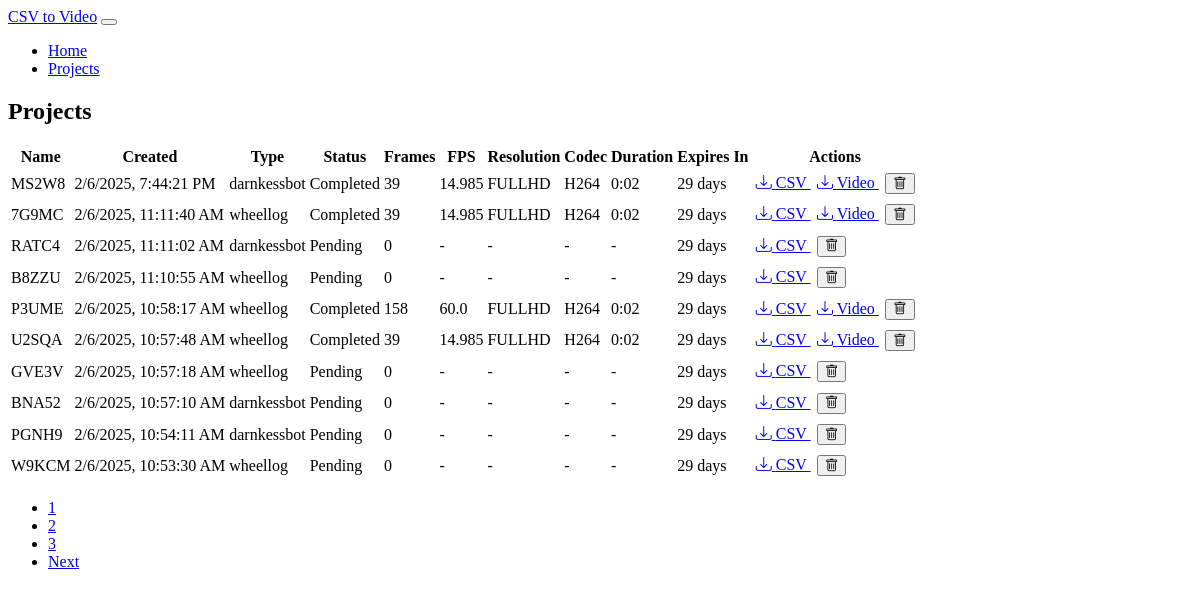
The app's page /projects with its own data.
### models.py (models this page shows, shortened)
class Project(db.Model):
    id = db.Column(db.Integer, primary_key=True)
    name = db.Column(db.String(100), nullable=False)
    csv_file = db.Column(db.String(255), nullable=False)
    csv_type = db.Column(db.String(20), nullable=False)  # 'darnkessbot' or 'wheellog'
    created_at = db.Column(db.DateTime, nullable=False, default=datetime.utcnow)
    expiry_date = db.Column(db.DateTime, nullable=False)
    frame_count = db.Column(db.Integer, default=0)
    fps = db.Column(db.Float, default=29.97)
    video_file = db.Column(db.String(255))
    codec = db.Column(db.String(10))
    resolution = db.Column(db.String(10))  # 'fullhd' or '4k'
    video_duration = db.Column(db.Float)  # Duration in seconds
    status = db.Column(db.String(20), default='pending')  # pending, processing, completed, error
    error_message = db.Column(db.Text)
    folder_number = db.Column(db.Integer)  # New field for storing unique folder number
    def days_until_expiry(self):
        if self.expiry_date:
            delta = self.expiry_date - datetime.utcnow()
            return max(0, delta.days)
        return 0
    def get_duration_str(self):
        if self.video_duration is None:
            return '-'
        minutes = int(self.video_duration // 60)
        seconds = int(self.video_duration % 60)
        return f"{minutes}:{seconds:02d}"

### app.py (the view)
@app.route('/projects')
def list_projects():
    page = request.args.get('page', 1, type=int)
    projects = Project.query.order_by(Project.created_at.desc())\
        .paginate(page=page, per_page=10, error_out=False)
    return render_template('projects.html', projects=projects)

### templates/projects.html (shortened to what this page needs)
{% extends "base.html" %}
{% block content %}
<div class="card">
    <div class="card-header">
        <h2 class="card-title">Projects</h2>
    </div>
    <div class="card-body">
        <div class="table-responsive">
            <table class="table">
                <thead>
                    <tr>
                        <th>Name</th>
                        <th>Created</th>
                        <th>Type</th>
                        <th>Status</th>
                        <th>Frames</th>
                        <th>FPS</th>
                        <th>Resolution</th>
                        <th>Codec</th>
                        <th>Duration</th>
                        <th>Expires In</th>
                        <th>Actions</th>
                    </tr>
                </thead>
                <tbody>
                    {% for project in projects.items %}
                    <tr>
                        <td>{{ project.name }}</td>
                        <td data-timestamp="{{ project.created_at.timestamp() }}">
                        </td>
                        <td>{{ project.csv_type }}</td>
                        <td>
                            <span class="badge text-bg-{{
                                'warning' if project.status == 'processing' else
                                'success' if project.status == 'completed' else
                                'danger' if project.status == 'error' else
                                'secondary'
                            }}"
                            data-project-id="{{ project.id }}"
                            data-project-status="{{ project.status }}"
                            >{{ project.status.capitalize() }}</span>
                        </td>
                        <td>{{ project.frame_count }}</td>
                        <td>{{ project.fps if project.video_file else '-' }}</td>
                        <td>{{ project.resolution|upper if project.resolution else '-' }}</td>
                        <td>{{ project.codec|upper if project.codec else '-' }}</td>
                        <td>{{ project.get_duration_str() }}</td>
                        <td>{{ project.days_until_expiry() }} days</td>
                        <td>
                            <a href="{{ url_for('download_file', project_id=project.id, type='processed_csv') }}"
                               class="btn btn-sm btn-info">
                                <i class="bi bi-download"></i> CSV
                            </a>
                            {% if project.video_file %}
                            <a href="{{ url_for('download_file', project_id=project.id, type='video') }}"
                               class="btn btn-sm btn-success">
                                <i class="bi bi-download"></i> Video
                            </a>
                            {% endif %}
                            <button onclick="deleteProject({{ project.id }})"
                                    class="btn btn-sm btn-danger">
                                <i class="bi bi-trash"></i>
                            </button>
                        </td>
                    </tr>
                    {% endfor %}
                </tbody>
            </table>
        </div>
        {% if projects.pages > 1 %}
        <nav aria-label="Project navigation" class="mt-4">
            <ul class="pagination justify-content-center">
                {% for page_num in range(projects.page - 1, projects.page + 2) %}
                    {% if page_num > 0 and page_num <= projects.pages %}
                    <li class="page-item {% if page_num == projects.page %}active{% endif %}">
                        <a class="page-link" href="{{ url_for('list_projects', page=page_num) }}">{{ page_num }}</a>
                    </li>
                    {% endif %}
                {% endfor %}
                {% if projects.page < projects.pages - 1 %}
                <li class="page-item">
                    <a class="page-link" href="{{ url_for('list_projects', page=projects.pages) }}">{{ projects.pages }}</a>
                </li>
                {% endif %}
                {% if projects.has_next %}
                <li class="page-item">
                    <a class="page-link" href="{{ url_for('list_projects', page=projects.next_num) }}">Next</a>
                </li>
                {% endif %}
            </ul>
        </nav>
        {% endif %}
    </div>
</div>
{% endblock %}

### templates/base.html (shortened to what this page needs)
<!DOCTYPE html>
<html lang="en" data-bs-theme="dark">
<head>
    <link href="https://cdn.replit.com/agent/bootstrap-agent-dark-theme.min.css" rel="stylesheet">
    <link href="https://cdn.jsdelivr.net/npm/bootstrap-icons@1.7.2/font/bootstrap-icons.css" rel="stylesheet">
    <link href="{{ url_for('static', filename='css/custom.css') }}" rel="stylesheet">
</head>
<body>
    <nav class="navbar navbar-expand-lg navbar-dark bg-dark mb-4">
        <div class="container">
            <a class="navbar-brand" href="{{ url_for('index') }}">CSV to Video</a>
            <button class="navbar-toggler" type="button" data-bs-toggle="collapse" data-bs-target="#navbarNav">
            </button>
            <div class="collapse navbar-collapse" id="navbarNav">
                <ul class="navbar-nav">
                    <li class="nav-item">
                        <a class="nav-link" href="{{ url_for('index') }}">Home</a>
                    </li>
                    <li class="nav-item">
                        <a class="nav-link" href="{{ url_for('list_projects') }}">Projects</a>
                    </li>
                </ul>
            </div>
        </div>
    </nav>
    <div class="container">
        {% block content %}{% endblock %}
    </div>
</body>
</html>

### static/css/custom.css (style rules this page uses)
.card { margin-bottom: 2rem; }
.table td, .table th { vertical-align: middle; white-space: nowrap; }
.table td:last-child { min-width: 150px; }
.table-responsive { overflow-x: auto; }
.btn-sm { margin: 0.2rem; }

### records on screen
Project: name "MS2W8", csv_type "darnkessbot", status "Completed", frame_count "39", video_file+fps "14.985", resolution "FULLHD", codec "H264", get_duration_str "0:02", days_until_expiry "29"
Project: name "7G9MC", csv_type "wheellog", status "Completed", frame_count "39", video_file+fps "14.985", resolution "FULLHD", codec "H264", get_duration_str "0:02", days_until_expiry "29"
Project: name "RATC4", csv_type "darnkessbot", status "Pending", frame_count "0", video_file "-", resolution "-", codec "-", get_duration_str "-", days_until_expiry "29"
Project: name "B8ZZU", csv_type "wheellog", status "Pending", frame_count "0", video_file "-", resolution "-", codec "-", get_duration_str "-", days_until_expiry "29"
Project: name "P3UME", csv_type "wheellog", status "Completed", frame_count "158", video_file+fps "60.0", resolution "FULLHD", codec "H264", get_duration_str "0:02", days_until_expiry "29"
Project: name "U2SQA", csv_type "wheellog", status "Completed", frame_count "39", video_file+fps "14.985", resolution "FULLHD", codec "H264", get_duration_str "0:02", days_until_expiry "29"
Project: name "GVE3V", csv_type "wheellog", status "Pending", frame_count "0", video_file "-", resolution "-", codec "-", get_duration_str "-", days_until_expiry "29"
Project: name "BNA52", csv_type "darnkessbot", status "Pending", frame_count "0", video_file "-", resolution "-", codec "-", get_duration_str "-", days_until_expiry "29"
Project: name "PGNH9", csv_type "darnkessbot", status "Pending", frame_count "0", video_file "-", resolution "-", codec "-", get_duration_str "-", days_until_expiry "29"
Project: name "W9KCM", csv_type "wheellog", status "Pending", frame_count "0", video_file "-", resolution "-", codec "-", get_duration_str "-", days_until_expiry "29"

### other values on screen
{{ page_num }} "1" "2"
{{ projects.pages }} "3"
